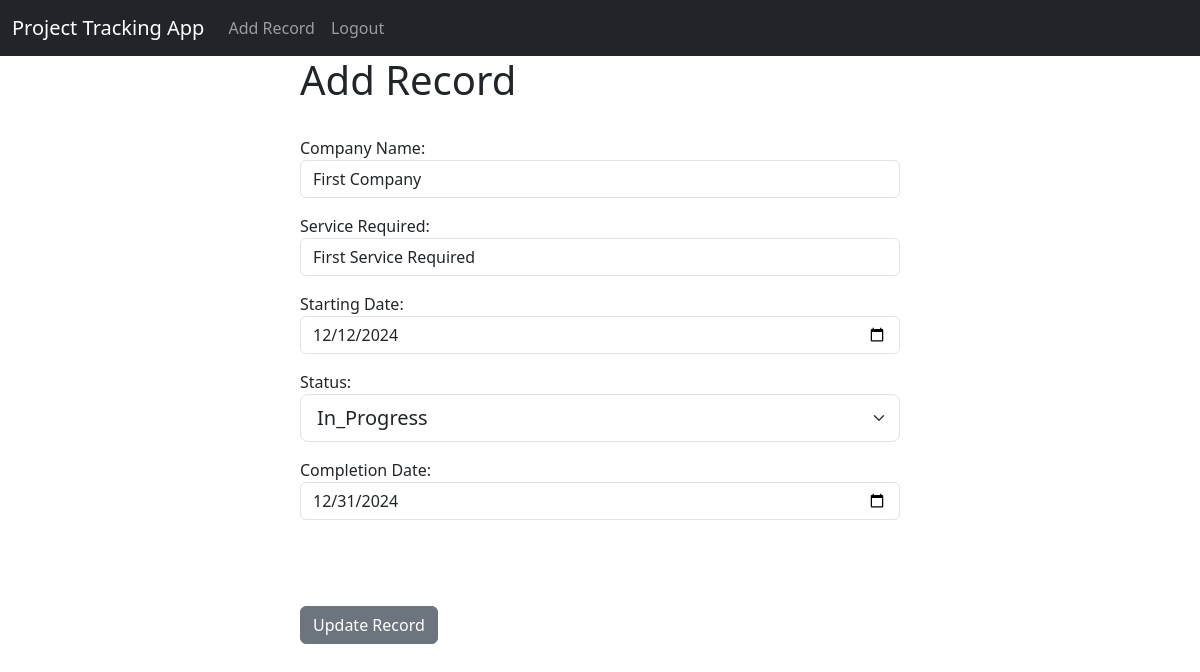
Screenshot of /update_record/11 (signed in) with the database file from the repository.
### website/models.py (models this page shows, shortened)
class Record(models.Model):
    company_name = models.CharField(max_length=100)
    service_required = models.CharField(max_length=500)
    date_start = models.DateField()
    status = models.CharField(max_length=12)
    completion_date = models.DateField(default='12/05/2025')
    createdBy = models.CharField(max_length=30,default=None)

### website/views.py (the view)
# urls.py: path('update_record/<int:pk>', views.update_record, name='update_record'),
def update_record(request, pk):
	if request.user.is_authenticated:
		current_record = Record.objects.get(id=pk)
		form = AddRecordForm(request.POST or None, instance=current_record)
		if form.is_valid():
			form.save()
			messages.success(request, "Record Has Been Updated!")
			return redirect('home')
		return render(request, 'update_record.html', {'form':form})
	else:
		messages.success(request, "You Must Be Logged In...")
		return redirect('home')

### website/forms.py
class AddRecordForm(forms.ModelForm):
    company_name = forms.CharField(required=True, widget=forms.widgets.TextInput(attrs={"placeholder":"Company Name", "class":"form-control"}), label="Company Name")
    service_required = forms.CharField(required=True, widget=forms.widgets.TextInput(attrs={"placeholder":"Service Required", "class":"form-control"}), label="Service Required")
    date_start = forms.DateField(required=True, widget=forms.widgets.DateInput(attrs={"placeholder":"", "class":"form-control","type":"date"}), label="Starting Date")
    status = forms.ChoiceField(choices=STATUS_CHOICES,label="Status",widget=forms.Select(attrs={"class":"form-select form-select-lg mb-3"}))
    completion_date = forms.DateField(required=True, widget=forms.widgets.DateInput(attrs={"placeholder":"", "class":"form-control","type":"date"}), label="Completion Date")
    createdBy = forms.CharField(widget=forms.widgets.TextInput(attrs={"placeholder":"", "class":"invisible","value":"{User.get_username}"}), label="")
    class Meta:
        model = Record
        exclude = ("user",)

### website/templates/update_record.html
{% extends 'base.html' %} {% block content %}
<div class="col-md-6 offset-md-3">
  <h1>Add Record</h1>
  <br />
  <form method="POST">
    {% csrf_token %} {{ form.as_p }}
    <br />
    <button type="submit" class="btn btn-secondary">Update Record</button>
  </form>
</div>
{% endblock %}

### rows the page displays
Record: company_name "First Company", service_required "First Service Required", date_start "12/12/2024", status "In_Progress", completion_date "12/31/2024"
